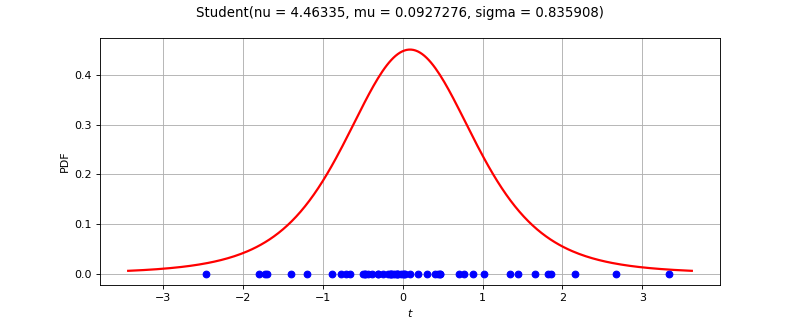

Source code (Python):
import openturns as ot
from matplotlib import pyplot as plt
from openturns.viewer import View
ot.RandomGenerator.SetSeed(0)
factory = ot.StudentFactory()
ref = factory.build()
dimension = ref.getDimension()
if dimension <= 2:
    sample = ref.getSample(50)
    distribution = factory.build(sample)
    if dimension == 1:
        distribution.setDescription(['$t$'])
        pdf_graph = distribution.drawPDF(256)
        cloud = ot.Cloud(sample, ot.Sample(sample.getSize(), 1))
        cloud.setColor('blue')
        cloud.setPointStyle('fcircle')
        pdf_graph.add(cloud)
        pdf_graph.setTitle(str(distribution))
        fig = plt.figure(figsize=(10, 4))
        pdf_axis = fig.add_subplot(111)
        View(pdf_graph, figure=fig, axes=[pdf_axis], add_legend=False)
    else:
        sample = ref.getSample(500)
        distribution.setDescription(['$t_0$', '$t_1$'])
        pdf_graph = distribution.drawPDF([256]*2)
        cloud = ot.Cloud(sample)
        cloud.setColor('red')
        cloud.setPointStyle('fcircle')
        pdf_graph.add(cloud)
        pdf_graph.setTitle(str(distribution))
        fig = plt.figure(figsize=(10, 4))
        pdf_axis = fig.add_subplot(111)
        View(pdf_graph, figure=fig, axes=[pdf_axis], add_legend=False, square_axes=True)
